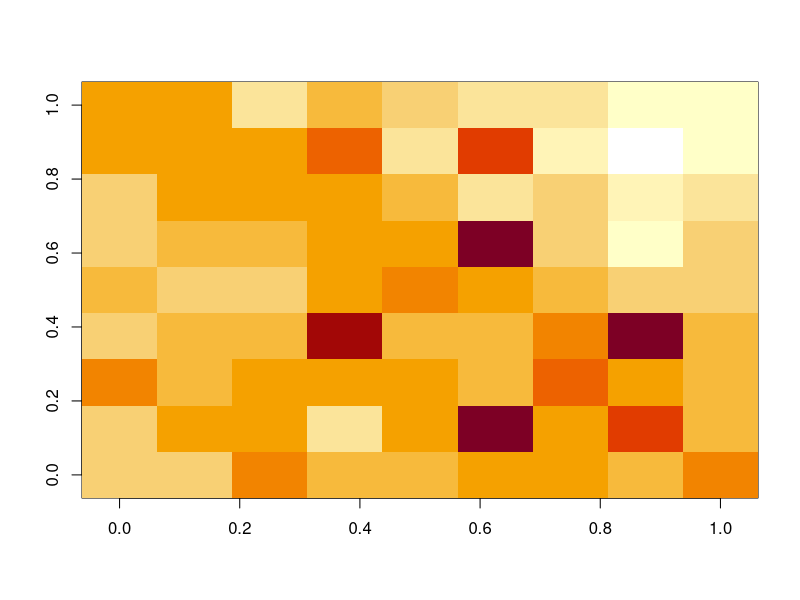

This chart was generated by the following R code:
###Rworld terrain exercise
#creating an empty matrix
#’ This code makes an elevational grid with negative numbers as lakes/water
#' This matrix code only works with matrices of size 5x5 and 9x9. Don't do it any other size matrix
#' It uses three-ish functions. 
#'  First the mat_function to create a matrix with corners filled in
#'  second the diamond step function
#'  third the square step function
#'  fourth the wrapper for everything
#'
#' @param x is number of columns
#' @param y is number of rows 
#' @return a matrix

#create a matrix with x rows and y columns
mat_func<- function(x, y){
  mat<- matrix(ncol=x, nrow=y)
  upl<- rnorm(1, mean=2) #starting height for upper left
  upr<- rnorm(1, mean=2) #starting height for upper right
  lol<- rnorm(1, mean=2) #starting height for lower left
  lor<- rnorm(1, mean=2) #starting height for lower right
  #adding the values to the matrix
  mat[1,1]<- upl #upper left
  mat[1,y]<- upr #upper right
  mat[x,1]<- lol #lower left
  mat[x,y]<- lor #lower right
  return(mat)
}

#' This is the diamond step portion
#' @param mat or matrix created above is the first parameter
#' @return diamond step function 

###Diamond Step: 
#creating the center point. This is a function of the matrix. 
diamond_step<-function(mat){
  x<- ncol(mat) #number of columns in the matrix
  y<- nrow(mat) #number of rows in the matrix
  #defining the matrix corners
  ul<- mat[1,1] #upper left
  ur<- mat[1,y] #upper right
  ll<- mat[x,1] #lower left
  lr<- mat[x,y] #lower right
  mn_vector<- c(ul,ur,ll,lr) #addingt the corner values into a vector to take the mean
  md <- mean(mn_vector) #md: mean of the four corners
  #defing the middle of the four corners so it knows where to insert the mean (md) value
  med_x= median(1:x)
  med_y= median(1:y)
  mat[med_y, med_x]<- (md+rnorm(1))  #adding the mean of the four corners to the middle of the matrix
  return(mat) 
}

#' This is the square step function
#' @param mat is the only input. mat is the matrix created in the matrix function

####Square.Step: creating the side points
square_step<-function(mat){
  x<- ncol(mat) #number of columns in the matrix
  y<- nrow(mat) #number of rows in the matrix
  #defining the matrix corners
  ul<- mat[1,1] #upper left
  ur<- mat[1,y] #upper right
  ll<- mat[x,1] #lower left
  lr<- mat[x,y] #lower right
  mn_vector<- c(ul,ur,ll,lr) #addingt the corner values into a vector to take the mean
  #md: mean of the four corners
  md <- (mean(mn_vector)+rnorm(1))
  #defing the middle of the four corners so it knows where to insert the mean (md) value
  med_x= median(1:x)
  med_y= median(1:y)
  mat[1, med_y]<- mean(c(ul,ur, md)) #middle upper
  mat[med_x, 1]<- mean(c(ul, md, ll)) #middle left
  mat[med_x, y]<- mean(c(ur, md, lr)) #middle right
  mat[x, med_y]<- mean(c(ll, md, lr)) #middle bottom
  return(mat)
}

##Creating the diamond_square_step: Function calls the two above functions and repeats them for each smaller square. 
#' Diamond_square_step combines the diamond and square step functions
#' @param  x =number col 
#' @param and y= rows
#' @return diamond_square_step
diamond_square_step<- function(x,y){
  mat<- mat_func(x,y)
  mat<-diamond_step(mat)
  mat<- square_step(mat)
  for (i in ncol(mat)){
    med_x<- median(1:i)
    med_y<- median(1:i)
    len_x<- ncol(mat)
    len_y<- nrow(mat)
    mat[1:med_x, 1:med_y]<- diamond_step(mat[1:med_x, 1:med_y])
    mat[1:med_x, med_y:len_y]<- diamond_step(mat[1:med_x, med_y:len_y])
    mat[med_y:len_y, 1:med_x]<- diamond_step(mat[med_y:len_y, 1:med_x])
    mat[med_y:len_y, med_x:len_x]<- diamond_step(mat[med_y:len_y, med_x:len_x]) 
    mat[1:med_x, 1:med_y]<- square_step(mat[1:med_x, 1:med_y])
    mat[1:med_x, med_y:len_y]<- square_step(mat[1:med_x, med_y:len_y])
    mat[med_y:len_y, 1:med_x]<- square_step(mat[med_y:len_y, 1:med_x])
    mat[med_y:len_y, med_x:len_x]<- square_step(mat[med_y:len_y, med_x:len_x])
  }
  for (i in seq(from=1, to=(ncol(mat)-2), by=2)){
    mat[i:(i+2), i:(i+2)]<-diamond_step(mat[i:(i+2), i:(i+2)])
    mat[i:(i+2), i:(i+2)]<-square_step(mat[i:(i+2), i:(i+2)])
    for (j in seq(from=1, to=(nrow(mat)-2), by=2)){
      mat[j:(j+2), i:(i+2)]<-diamond_step(mat[j:(j+2), i:(i+2)])
      mat[j:(j+2), i:(i+2)]<-square_step(mat[j:(j+2), i:(i+2)])
    }
  }
  return(mat)
}

###wrapper function
#' wrapper function: make.terrain is a wrapper for diamond_square_step(mat, x, y). Change negative numbers to NA to represent water. The output is an image.
#' @param x is the number of columns in the matrix
#' @param y is the number of rows in the matrix 
#' @return image of the terrain
#' @export 
make.terrain<- function(x, y){
  mat<- diamond_square_step(x, y)
  mat[mat<0] <- NA
  image(mat)
}
make.terrain(9, 9)

